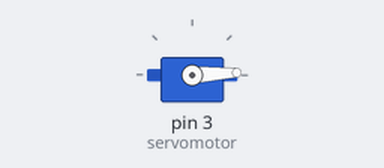
The sketch below on a simulated Arduino Uno, built with avr-gcc and run on an emulated ATmega328P. Parts: servo.

Above: at 0.05 s.
At 0.85 s:
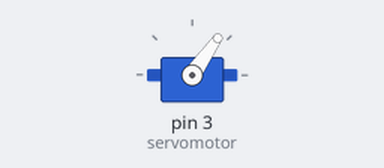
At 1.7 s:
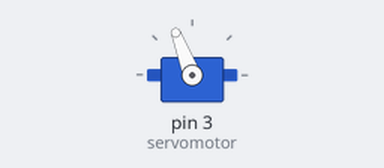
At 3.4 s:
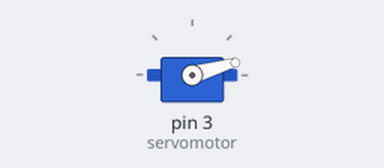
Timing chart, 0 to 6.0 s (numbered marks = the images above):
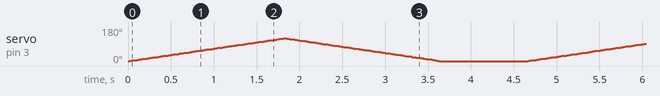

The sketch:

servo_motor.ino
```cpp
#include <Servo.h>
Servo servomotor;
int pos;
void setup() {
 servomotor.attach(3);

}

void loop() {
  for (pos=0; pos <=120; pos++){
    servomotor.write(pos);
    delay(15);
  }
  for (pos=120; pos >=0; pos--){
     servomotor.write(pos);
     delay(15);

  }
  delay(1000);

}
```
